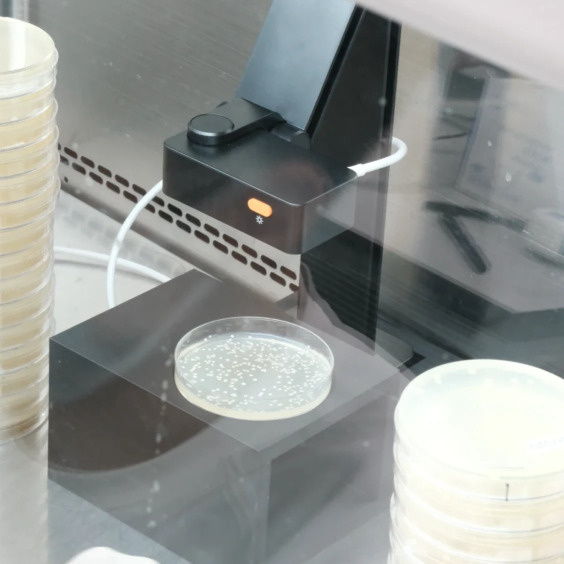
#> input picture hardware/photos/rig.webp, 1128 x 1128 px (shown at 1/2 size)
$ python -i plate.py   (imports and definitions only)
#> lines starting #> are read from the running program, lines starting #| are printed output that depends on the picture
#> further down, picture is the input picture: shape (1128, 1128, 3); mean B, G, R 146.2, 149, 145.3
"""Detect the petri dish circle in a plate photo.

Strategy: Hough circle transform on a downsampled grayscale image; if Hough
fails (returns no candidate or the candidate is implausibly small), fall back
to picking the largest highly-circular contour from a binary mask of the dark
background.
"""

from __future__ import annotations

from dataclasses import dataclass
from typing import Optional, Tuple

import cv2
import numpy as np


@dataclass
class PlateCircle:
    cx: float
    cy: float
    r: float

    # [5 lines left out: function mask, not called in this run]


def _try_hough(gray: np.ndarray, scale: float) -> Optional[Tuple[float, float, float]]:
    h, w = gray.shape
    min_r = int(min(h, w) * 0.30)
    max_r = int(min(h, w) * 0.55)
    circles = cv2.HoughCircles(
        gray,
        cv2.HOUGH_GRADIENT,
        dp=1.2,
        minDist=min(h, w),
        param1=120,
        param2=40,
        minRadius=min_r,
        maxRadius=max_r,
    )
    if circles is None:
        return None
    c = circles[0, 0]
    return float(c[0]) / scale, float(c[1]) / scale, float(c[2]) / scale


# [37 lines left out: function _largest_circular_contour, not called in this run]


def detect_plate(img_bgr: np.ndarray) -> PlateCircle:
    """Locate the petri dish; raises RuntimeError if no plate can be found."""
    h, w = img_bgr.shape[:2]
#> h = 1128; w = 1128
    # Downsample so Hough/contour work on ~800px side — fast and noise-suppressed.
    target = 800
    scale = target / max(h, w)
#> scale = 0.709
    small = cv2.resize(img_bgr, (int(w * scale), int(h * scale)))
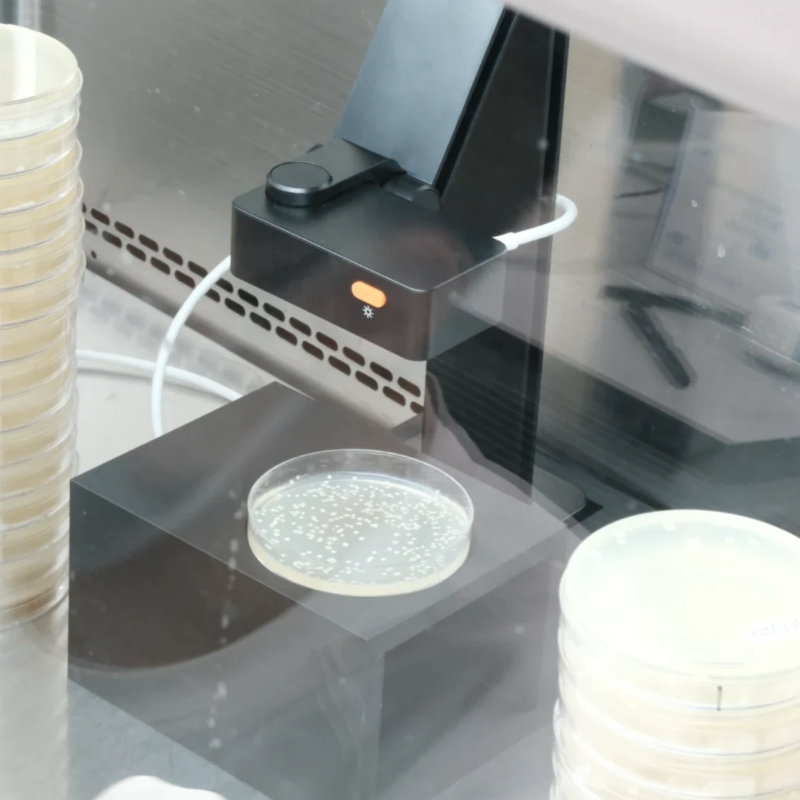
#> small: shape (800, 800, 3); mean B, G, R 146.1, 148.9, 145.2
    gray = cv2.cvtColor(small, cv2.COLOR_BGR2GRAY)
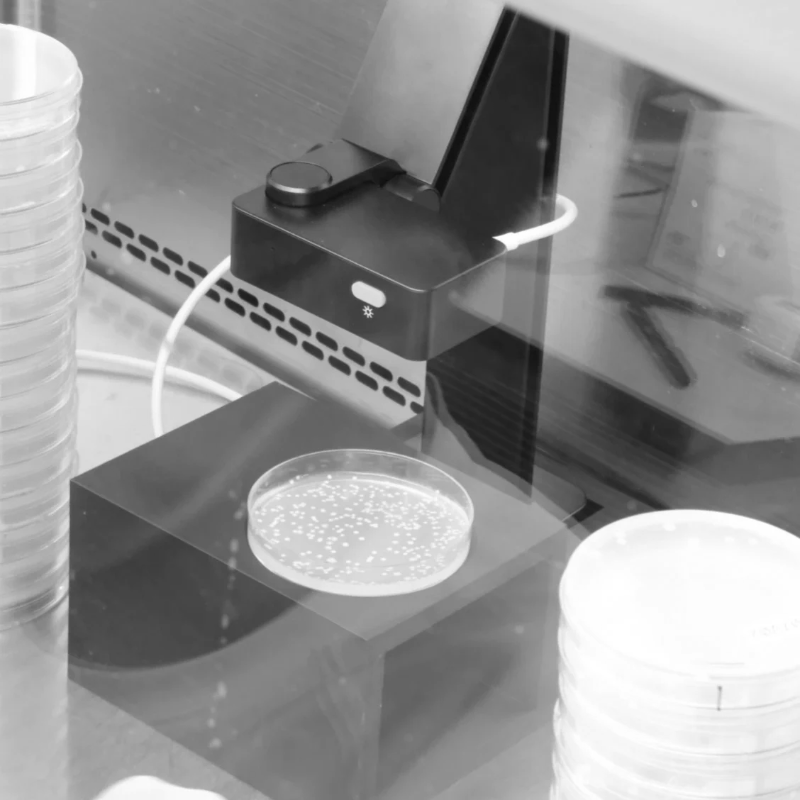
#> gray: shape (800, 800); min 13, max 255, mean 147.5
    gray_blur = cv2.medianBlur(gray, 5)

    found = _try_hough(gray_blur, scale)
#> in _try_hough, `circles = cv2.HoughCircles( gray, cv2.HOUGH_GRADIENT, dp=1.2, minDist=..`: circles = [[352.2, 749.4, 320]]
#> in _try_hough, `c = circles[0, 0]`: c = [352.2, 749.4, 320]
#> found = (496.6, 1056.7, 451.3)
    if found is None:
        found = _largest_circular_contour(gray, scale)
    if found is None:
        raise RuntimeError("plate detection failed")
    cx, cy, r = found
#> cx = 496.6; cy = 1056.7; r = 451.3
    return PlateCircle(cx=cx, cy=cy, r=r)

>>> import cv2
>>> picture = cv2.imread('../hardware/photos/rig.webp')
>>> result = detect_plate(picture)

$ run again, on hardware/photos/sample-plate.jpg
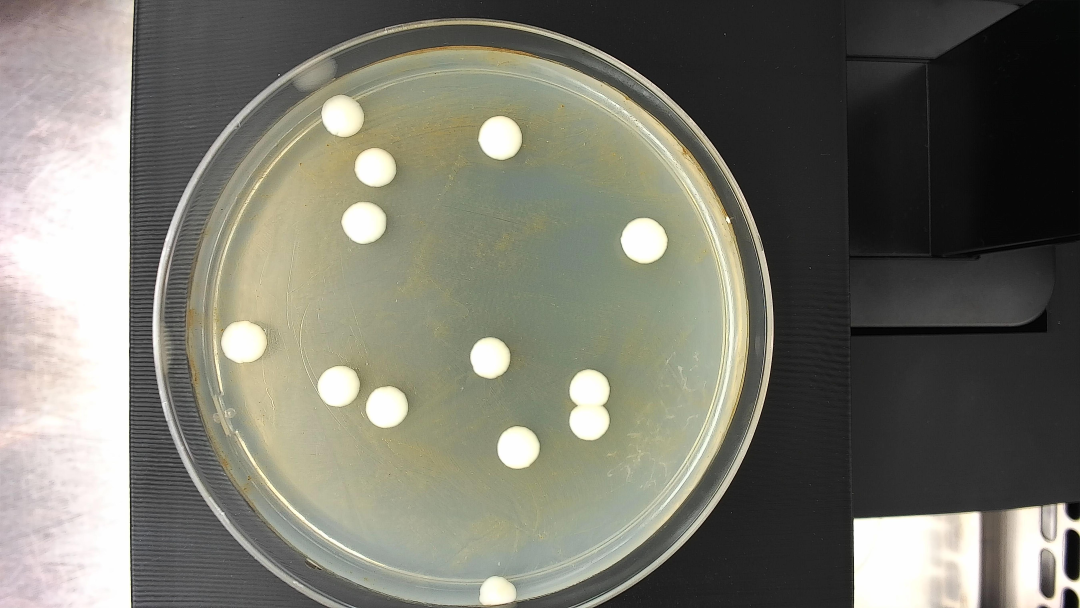
#> input picture hardware/photos/sample-plate.jpg, 5400 x 3040 px (shown at 1/5 size)
#> picture is the input picture: shape (3040, 5400, 3); mean B, G, R 110.3, 121, 121.9
#> in detect_plate, `small = cv2.resize(img_bgr, (int(w * scale), int(h * scale)))`:
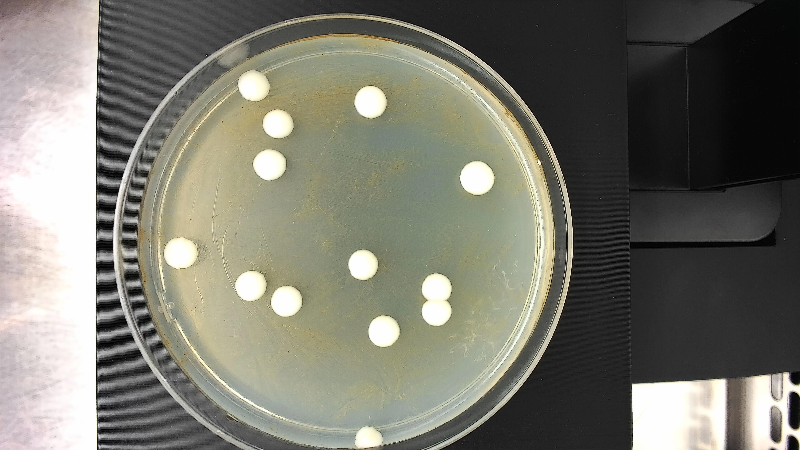
#> small: shape (450, 800, 3); mean B, G, R 110.2, 120.9, 121.8
#> in detect_plate, `gray = cv2.cvtColor(small, cv2.COLOR_BGR2GRAY)`:
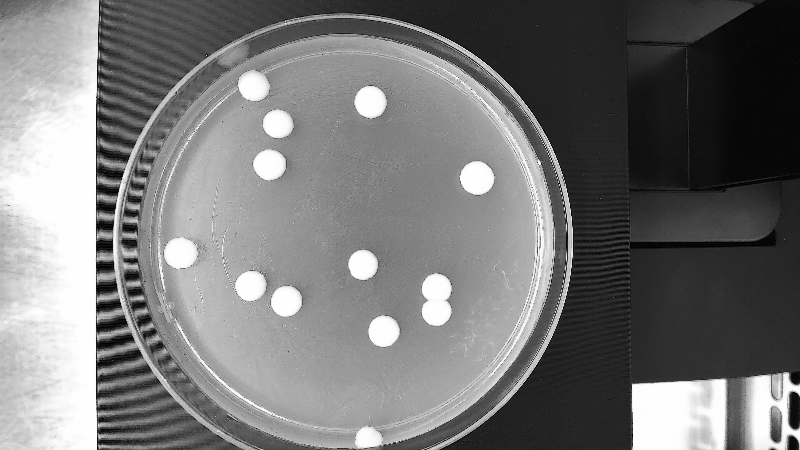
#> gray: shape (450, 800); min 0, max 255, mean 119.9
#> circles = [[341.4, 243, 229.1]]
#> c = [341.4, 243, 229.1]
#> found = (2304.5, 1640.3, 1546.3)
#> cx = 2304.5; cy = 1640.3; r = 1546.3
